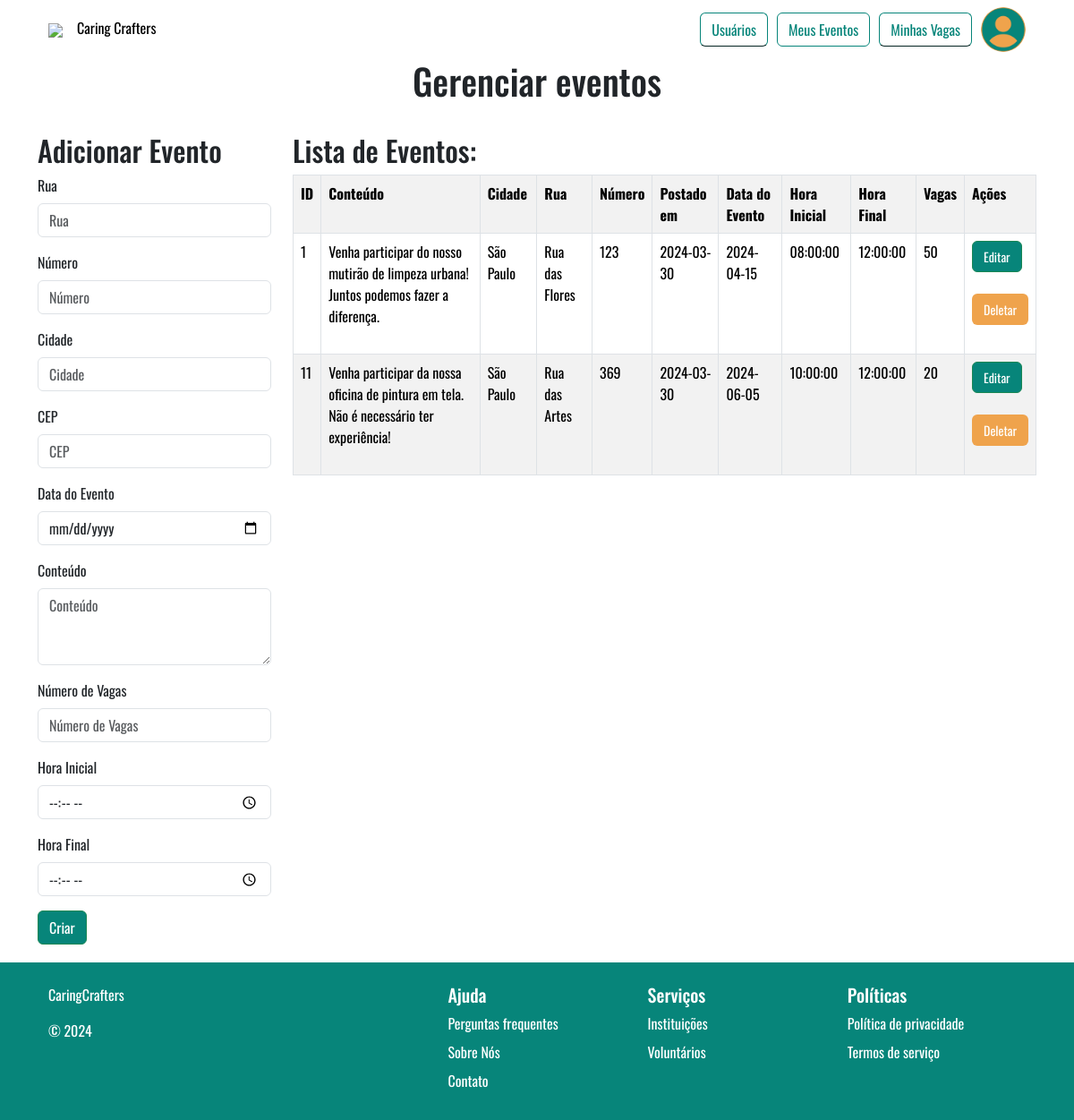
/crud_eventos.php (signed in), run on the app's committed database.
### tables this page shows
CREATE TABLE Evento (
    id_evento INTEGER PRIMARY KEY AUTO_INCREMENT NOT NULL,
    rua VARCHAR(100) NOT NULL,
    numero VARCHAR(100) NOT NULL,
    cidade VARCHAR(100) NOT NULL,
    cep VARCHAR(20),
    dataPostagem DATE,
    dataEvento DATE NOT NULL,
    conteudo TEXT NOT NULL,
    numeroVagas INTEGER,
    horaInicial TIME,
    horaFinal TIME,
    imagem LONGBLOB,
    titulo VARCHAR(100),
    fk_Instituicao_id_Inst INTEGER
);

### crud_eventos.php (the view, shortened to what this page needs)
<!DOCTYPE html>
<html lang="pt-BR">
<head>
</head>
<body>
    <?php
    if (!isset($_SESSION['id'])) {
        include('./components/navbar_index.php');
    } else {
        if($_SESSION['tipoCadastro'] === 'usuario') {
            include("./components/navbar_logado_usuario.php");
        } elseif ($_SESSION['tipoCadastro'] === 'instituicao') {
            include("./components/navbar_logado_instituicao.php");
        }
    }
    ?>
    <div class="container text-center">
        <h1 style="margin-bottom: 35px;">Gerenciar eventos</h1>
    </div>
        <?php
include('./banco_de_dados/connectTeste.php');
$userID = $_SESSION['id'];
$result = $conn->query("SELECT * FROM evento WHERE fk_Instituicao_id_Inst = '$userID';");
$evento = $result->fetch_all(MYSQLI_ASSOC);
?>
<div class="container">
<div class="row">
    <div class="col-3">
        <h2>Adicionar Evento</h2>
        <form action="./banco_de_dados/eventoCreate.php" method="post" class="form">
            <div class="mb-3">
                <label for="rua" class="form-label">Rua</label>
                <input type="text" class="form-control" id="rua" name="rua" placeholder="Rua" value="<?php echo $evento['rua'] ?? ''; ?>" required>
            </div>
            <div class="mb-3">
                <label for="numero" class="form-label">Número</label>
                <input type="text" class="form-control" id="numero" name="numero" placeholder="Número" value="<?php echo $evento['numero'] ?? ''; ?>" required>
            </div>
            <div class="mb-3">
                <label for="cidade" class="form-label">Cidade</label>
                <input type="text" class="form-control" id="cidade" name="cidade" placeholder="Cidade" value="<?php echo $evento['cidade'] ?? ''; ?>" required>
            </div>
            <div class="mb-3">
                <label for="cep" class="form-label">CEP</label>
                <input type="text" class="form-control" id="cep" name="cep" placeholder="CEP" value="<?php echo $evento['cep'] ?? ''; ?>" required>
            </div>
            <div class="mb-3">
                <label for="dataEvento" class="form-label">Data do Evento</label>
                <input type="date" class="form-control" id="dataEvento" name="dataEvento" placeholder="Data do Evento" value="<?php echo $evento['dataEvento'] ?? ''; ?>" required>
            </div>
            <div class="mb-3">
                <label for="conteudo" class="form-label">Conteúdo</label>
                <textarea class="form-control" id="conteudo" name="conteudo" placeholder="Conteúdo" rows="3"><?php echo $evento['conteudo'] ?? ''; ?></textarea>
            </div>
            <div class="mb-3">
                <label for="numeroVagas" class="form-label">Número de Vagas</label>
                <input type="number" class="form-control" id="numeroVagas" name="numeroVagas" placeholder="Número de Vagas" value="<?php echo $evento['numeroVagas'] ?? ''; ?>" required>
            </div>
            <div class="mb-3">
                <label for="horaInicial" class="form-label">Hora Inicial</label>
                <input type="time" class="form-control" id="horaInicial" name="horaInicial" placeholder="Hora Inicial" value="<?php echo $evento['horaInicial'] ?? ''; ?>" required>
            </div>
            <div class="mb-3">
                <label for="horaFinal" class="form-label">Hora Final</label>
                <input type="time" class="form-control" id="horaFinal" name="horaFinal" placeholder="Hora Final" value="<?php echo $evento['horaFinal'] ?? ''; ?>" required>
            </div>
            <button type="submit" class="btn btn-success" name="action" value="create" style="margin-bottom: 20px;">Criar</button>
        </form>
        </div>
        <div class="col-9">
        <h2>Lista de Eventos:</h2>
        <table class="table table-striped table-bordered table-hover table-responsive">
            <tr>
                <th>ID</th>
                <th>Conteúdo</th>
                <th>Cidade</th>
                <th>Rua</th>
                <th>Número</th>
                <th>Postado em</th>
                <th>Data do Evento</th>
                <th>Hora Inicial</th>
                <th>Hora Final</th>
                <th>Vagas</th>
                <th>Ações</th>
            </tr>
            <?php
            $counter = 0;
            foreach ($evento as $eventos) { ?>
            <tr>
                <td><?php echo htmlspecialchars($eventos['id_evento']); ?></td>
                <td><?php echo htmlspecialchars($eventos['conteudo']); ?></td>
                <td><?php echo htmlspecialchars($eventos['cidade']); ?></td>
                <td><?php echo htmlspecialchars($eventos['rua']); ?></td>
                <td><?php echo htmlspecialchars($eventos['numero']); ?></td>
                <td><?php echo htmlspecialchars($eventos['dataPostagem']); ?></td>
                <td><?php echo htmlspecialchars($eventos['dataEvento']); ?></td>
                <td><?php echo htmlspecialchars($eventos['horaInicial']); ?></td>
                <td><?php echo htmlspecialchars($eventos['horaFinal']); ?></td>
                <td><?php echo htmlspecialchars($eventos['numeroVagas']); ?></td>
                <td>
                    <form method="POST" action="./crud_eventosUpdate.php">
                        <input type="submit" class="btn mb-4 btn-success"  style="font-size: 14px" name="action" value="Editar">
                    </form>
                    <form method="post" id='form<?php echo $eventos['id_evento']; ?>' action="./banco_de_dados/eventoDelete.php">
                        <input onclick="handleDelete(event,this.id)" type="submit" class="btn mb-4" id="<?php echo $eventos['id_evento']; ?>" class="deleteBTN" style="font-size: 14px; background-color: #efa34c; color: white;" name="action" value="Deletar" >
                    </form>
                </td>
            </tr>
            <?php
            $counter++;}?>
        </table>
    </div>
    </div>
</div>
<?php include('./components/footer.php') ?>
</body>
</html>

### style/setup.css (style rules this page uses)
* { font-family: "Oswald", sans-serif; font-optical-sizing: auto; }
.btn-success { background-color: #07857a !important; }

### data on the page
evento: id_evento "1", conteudo "Venha participar do nosso mutirão de limpeza urbana! Juntos podemos fazer a diferença.", cidade "São Paulo", rua "Rua das Flores", numero "123", dataPostagem "2024-03-30", dataEvento "2024-04-15", horaInicial "08:00:00", horaFinal "12:00:00", numeroVagas "50"
evento: id_evento "11", conteudo "Venha participar da nossa oficina de pintura em tela. Não é necessário ter experiência!", cidade "São Paulo", rua "Rua das Artes", numero "369", dataPostagem "2024-03-30", dataEvento "2024-06-05", horaInicial "10:00:00", horaFinal "12:00:00", numeroVagas "20"
